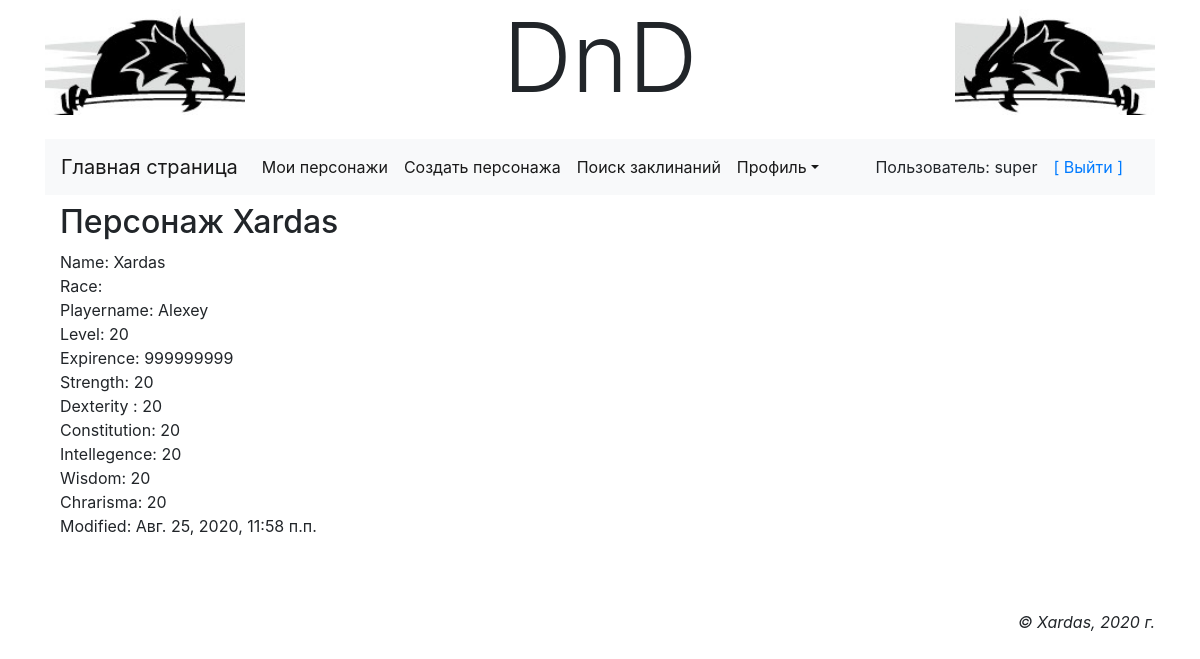
/main/accounts/profile/char/Xardas/ (signed in), run on an earlier commit of the app's database.
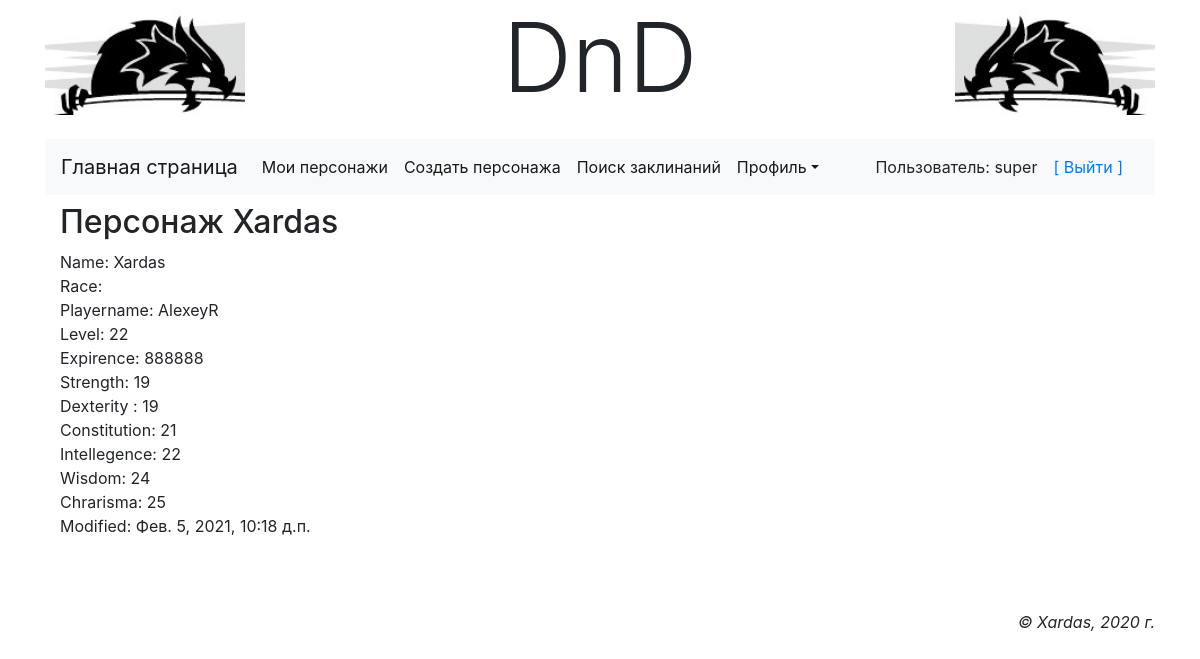
And on a later commit of the database.
### main/models.py (models this page shows, shortened)
class BaseInfo(models.Model):
    strength = models.IntegerField(null=False, default=8, verbose_name='Сила персонажа')
    dexterity = models.IntegerField(null=False, default=8, verbose_name='Ловкость персонажа')
    constitution = models.IntegerField(null=False, default=8, verbose_name='Телосложение персонажа')
    intellegence = models.IntegerField(null=False, default=8, verbose_name='Интеллект персонажа')
    wisdom = models.IntegerField(null=False, default=8, verbose_name='Мудрость персонажа')
    chrarisma = models.IntegerField(null=False, default=8, verbose_name='Харизма персонажа')
    expirence_modifier = models.IntegerField(null=False, default=0, verbose_name='модификатор')
    strength_modifier = models.IntegerField(null=False, default=0, verbose_name='модификатор')
    dexterity_modifier = models.IntegerField(null=False, default=0, verbose_name='модификатор')
    constitution_modifier = models.IntegerField(null=False, default=0, verbose_name='модификатор')
    intellegence_modifier = models.IntegerField(null=False, default=0, verbose_name='модификатор')
    wisdom_modifier = models.IntegerField(null=False, default=0, verbose_name='модификатор')
    chrarisma_modifier = models.IntegerField(null=False, default=0, verbose_name='модификатор')
    armor_class = models.IntegerField(null=True, default=0, verbose_name='Класс доспеха')
    speed = models.CharField(null=True, max_length=255, verbose_name='Скорость персонажа')
    hitpoints_max = models.IntegerField(null=True, default=0, verbose_name='Максимальое здоровье')
    hitpoints_str = models.CharField(null=True, max_length=255, verbose_name='Кости здоровья')
    world_view = models.CharField(null=True, max_length=255, verbose_name='Мировозрение')
    skills = models.TextField(null=True, verbose_name='навыки')
    saving_throws = models.TextField(null=True, verbose_name='спасброски')
    description = models.TextField(null=True, verbose_name='Описание')
    feelings = models.TextField(null=True, verbose_name='чувства')
    abilities = models.TextField(null=True, verbose_name='способности')
    actions = models.TextField(null=True, verbose_name='действия')
    modified = models.DateTimeField(auto_now_add=True, db_index=True, verbose_name='Время модификации')
    class Meta:
        abstract = True

class CharBase(BaseInfo):
    owner = models.ForeignKey('AdvUser', null=False, on_delete=models.PROTECT, verbose_name='Владелец персонажа')
    playername = models.CharField(null=True, max_length=20, verbose_name='Реальное имя персонажа')
    name = models.CharField(db_index=True, null=False, max_length=20, verbose_name='Имя персонажа')
    races = models.ManyToManyField(CharRaces, choices=CharRaces.RACE_CHOICES, max_length=20,
                                   verbose_name='Расса персонажа')
    expirence = models.IntegerField(null=False, default=0, verbose_name='Опыт персонажа')
    level = models.IntegerField(null=False, default=1, verbose_name='Уровень персонажа')
    spells = models.ManyToManyField(Spell)
    prof_bonus = models.IntegerField(null=True, default=0, verbose_name='Бонус мастерства')
    initiative = models.IntegerField(null=True, default=0, verbose_name='Инициатива')
    inspiration = models.IntegerField(null=True, default=0, verbose_name='Вдохновение')
    hitpoints_curr = models.IntegerField(null=True, default=0, verbose_name='Текущее здоровье')
    hitpoints_temp = models.IntegerField(null=True, default=0, verbose_name='Временные очки здоровья')
    char_classes = models.ManyToManyField(CharClasses, choices=CharClasses.CLASS_CHOICES,
                                          verbose_name='Класс персонажа')
    gender = models.BooleanField(default=True, verbose_name='Пол')
    age = models.IntegerField(null=True, default=21, verbose_name='Возраст персонажа')
    height = models.IntegerField(null=True, default=175, verbose_name='Рост персонажа')
    weight = models.IntegerField(null=True, default=60, verbose_name='Вес персонажа')
    hair = models.CharField(null=True, max_length=20, verbose_name='Цвет волос')
    eyes = models.CharField(null=True, max_length=20, verbose_name='Цвет глаз')
    skin = models.CharField(null=True, max_length=20, verbose_name='Цвет кожы')
    avatar = models.ImageField(null=True, blank=True, upload_to='avatars/', verbose_name='Аватар')
    pers_traits = models.CharField(null=True, max_length=32, verbose_name='Персональные черты')
    ideals = models.CharField(null=True, max_length=32, verbose_name='Идеалы')
    bonds = models.CharField(null=True, max_length=32, verbose_name='Привязанности')
    flaws = models.CharField(null=True, max_length=32, verbose_name='Пороки')
    char_history = models.TextField(default='', verbose_name='История персонажа')
    gold_count = models.IntegerField(null=True, default=0, verbose_name='Золото персонажа')
    silver_count = models.IntegerField(null=True, default=0, verbose_name='Серебро персонажа')
    copper_count = models.IntegerField(null=True, default=0, verbose_name='Медь персонажа')
    char = CharacterManager()
    objects = models.Manager()
    class Meta:
        ordering = ['-modified']

### main/views.py (the view)
# urls.py: path('accounts/profile/char/<str:name>/', view_character, name='view_character'),
@login_required
def view_character(request, name):
    print("Current char: ", name)
    ch = get_object_or_404(CharBase, name=name)
    return render(request, 'main/character.html', {'char': ch})

### main/templates/main/character.html (shortened to what this page needs)
{% extends "layout/basic.html" %}
{% block content %}
<h2>Персонаж {{ char.name }}</h2>
<div>
    Name: {{ char.name }} <br>
    Race: {{ char.race }} <br>
    Playername:  {{ char.playername }} <br>
    Level: {{ char.level }} <br>
    Expirence: {{ char.expirence }} <br>
    Strength: {{ char.strength }} <br>
    Dexterity : {{ char.dexterity }} <br>
    Constitution: {{ char.constitution }} <br>
    Intellegence: {{ char.intellegence }} <br>
    Wisdom: {{ char.wisdom }} <br>
    Chrarisma: {{ char.chrarisma }} <br>
    Modified:  {{ char.modified }} <br>
    <br><br>
</div>
{% endblock %}

What changed in the data, as far as the page shows it:
changed CharBase "Xardas": playername "Alexey" → "AlexeyR"; level "20" → "22"; expirence "999999999" → "888888"; strength "20" → "19"; dexterity "20" → "19"; constitution "20" → "21"; intellegence "20" → "22"; wisdom "20" → "24"; chrarisma "20" → "25"; modified "Авг. 25, 2020, 11:58 п.п." → "Фев. 5, 2021, 10:18 д.п."
